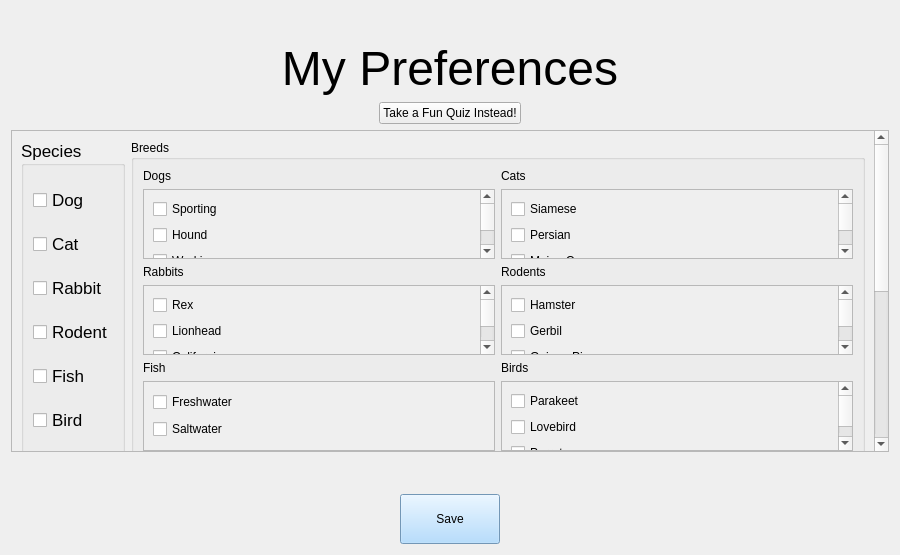
<?xml version="1.0" encoding="UTF-8"?>
<ui version="4.0">
 <class>PreferencesForm</class>
 <widget class="QWidget" name="PreferencesForm">
  <property name="geometry">
   <rect>
    <x>0</x>
    <y>0</y>
    <width>900</width>
    <height>555</height>
   </rect>
  </property>
  <property name="minimumSize">
   <size>
    <width>900</width>
    <height>555</height>
   </size>
  </property>
  <property name="windowTitle">
   <string>Form</string>
  </property>
  <layout class="QVBoxLayout" name="verticalLayout_16">
   <item>
    <widget class="QLabel" name="unsavedChangesLabel">
     <property name="font">
      <font>
       <pointsize>16</pointsize>
      </font>
     </property>
     <property name="styleSheet">
      <string notr="true">color:red;</string>
     </property>
     <property name="text">
      <string/>
     </property>
     <property name="alignment">
      <set>Qt::AlignCenter</set>
     </property>
    </widget>
   </item>
   <item>
    <widget class="QLabel" name="label">
     <property name="font">
      <font>
       <pointsize>36</pointsize>
      </font>
     </property>
     <property name="text">
      <string>My Preferences</string>
     </property>
     <property name="alignment">
      <set>Qt::AlignCenter</set>
     </property>
    </widget>
   </item>
   <item>
    <layout class="QHBoxLayout" name="horizontalLayout">
     <item>
      <spacer name="horizontalSpacer">
       <property name="orientation">
        <enum>Qt::Horizontal</enum>
       </property>
       <property name="sizeHint" stdset="0">
        <size>
         <width>40</width>
         <height>20</height>
        </size>
       </property>
      </spacer>
     </item>
     <item>
      <widget class="QPushButton" name="pushButton">
       <property name="text">
        <string>Take a Fun Quiz Instead!</string>
       </property>
      </widget>
     </item>
     <item>
      <spacer name="horizontalSpacer_2">
       <property name="orientation">
        <enum>Qt::Horizontal</enum>
       </property>
       <property name="sizeHint" stdset="0">
        <size>
         <width>40</width>
         <height>20</height>
        </size>
       </property>
      </spacer>
     </item>
    </layout>
   </item>
   <item>
    <widget class="QScrollArea" name="scrollArea">
     <property name="widgetResizable">
      <bool>true</bool>
     </property>
     <widget class="QWidget" name="scrollAreaWidgetContents">
      <property name="geometry">
       <rect>
        <x>0</x>
        <y>0</y>
        <width>859</width>
        <height>660</height>
       </rect>
      </property>
      <layout class="QVBoxLayout" name="verticalLayout_46">
       <item>
        <layout class="QHBoxLayout" name="horizontalLayout_4">
         <item>
          <widget class="QGroupBox" name="species_2">
           <property name="palette">
            <palette>
             <active>
              <colorrole role="WindowText">
               <brush brushstyle="SolidPattern">
                <color alpha="255">
                 <red>0</red>
                 <green>0</green>
                 <blue>0</blue>
                </color>
               </brush>
              </colorrole>
              <colorrole role="Button">
               <brush brushstyle="SolidPattern">
                <color alpha="255">
                 <red>236</red>
                 <green>236</green>
                 <blue>236</blue>
                </color>
               </brush>
              </colorrole>
              <colorrole role="Light">
               <brush brushstyle="SolidPattern">
                <color alpha="255">
                 <red>255</red>
                 <green>255</green>
                 <blue>255</blue>
                </color>
               </brush>
              </colorrole>
              <colorrole role="Midlight">
               <brush brushstyle="SolidPattern">
                <color alpha="255">
                 <red>245</red>
                 <green>245</green>
                 <blue>245</blue>
                </color>
               </brush>
              </colorrole>
              <colorrole role="Dark">
               <brush brushstyle="SolidPattern">
                <color alpha="255">
                 <red>118</red>
                 <green>118</green>
                 <blue>118</blue>
                </color>
               </brush>
              </colorrole>
              <colorrole role="Mid">
               <brush brushstyle="SolidPattern">
                <color alpha="255">
                 <red>157</red>
                 <green>157</green>
                 <blue>157</blue>
                </color>
               </brush>
              </colorrole>
              <colorrole role="Text">
               <brush brushstyle="SolidPattern">
                <color alpha="255">
                 <red>0</red>
                 <green>0</green>
                 <blue>0</blue>
                </color>
               </brush>
              </colorrole>
              <colorrole role="BrightText">
               <brush brushstyle="SolidPattern">
                <color alpha="255">
                 <red>255</red>
                 <green>255</green>
                 <blue>255</blue>
                </color>
               </brush>
              </colorrole>
              <colorrole role="ButtonText">
               <brush brushstyle="SolidPattern">
                <color alpha="255">
                 <red>0</red>
                 <green>0</green>
                 <blue>0</blue>
                </color>
               </brush>
              </colorrole>
              <colorrole role="Base">
               <brush brushstyle="SolidPattern">
                <color alpha="255">
                 <red>255</red>
                 <green>255</green>
                 <blue>255</blue>
                </color>
               </brush>
              </colorrole>
              <colorrole role="Window">
               <brush brushstyle="SolidPattern">
                <color alpha="255">
                 <red>236</red>
                 <green>236</green>
                 <blue>236</blue>
                </color>
               </brush>
              </colorrole>
              <colorrole role="Shadow">
               <brush brushstyle="SolidPattern">
                <color alpha="255">
                 <red>0</red>
                 <green>0</green>
                 <blue>0</blue>
                </color>
               </brush>
              </colorrole>
              <colorrole role="AlternateBase">
               <brush brushstyle="SolidPattern">
                <color alpha="255">
                 <red>245</red>
                 <green>245</green>
                 <blue>245</blue>
                </color>
               </brush>
              </colorrole>
              <colorrole role="ToolTipBase">
               <brush brushstyle="SolidPattern">
                <color alpha="255">
                 <red>255</red>
                 <green>255</green>
                 <blue>220</blue>
                </color>
               </brush>
              </colorrole>
              <colorrole role="ToolTipText">
               <brush brushstyle="SolidPattern">
                <color alpha="255">
                 <red>0</red>
                 <green>0</green>
                 <blue>0</blue>
                </color>
               </brush>
              </colorrole>
              <colorrole role="PlaceholderText">
               <brush brushstyle="SolidPattern">
                <color alpha="128">
                 <red>0</red>
                 <green>0</green>
                 <blue>0</blue>
                </color>
               </brush>
              </colorrole>
             </active>
             <inactive>
              <colorrole role="WindowText">
               <brush brushstyle="SolidPattern">
                <color alpha="255">
                 <red>0</red>
                 <green>0</green>
                 <blue>0</blue>
                </color>
               </brush>
              </colorrole>
              <colorrole role="Button">
               <brush brushstyle="SolidPattern">
                <color alpha="255">
                 <red>236</red>
                 <green>236</green>
                 <blue>236</blue>
                </color>
               </brush>
              </colorrole>
              <colorrole role="Light">
               <brush brushstyle="SolidPattern">
                <color alpha="255">
                 <red>255</red>
                 <green>255</green>
                 <blue>255</blue>
                </color>
               </brush>
              </colorrole>
              <colorrole role="Midlight">
               <brush brushstyle="SolidPattern">
                <color alpha="255">
                 <red>245</red>
                 <green>245</green>
                 <blue>245</blue>
                </color>
               </brush>
              </colorrole>
              <colorrole role="Dark">
               <brush brushstyle="SolidPattern">
                <color alpha="255">
                 <red>118</red>
                 <green>118</green>
                 <blue>118</blue>
                </color>
               </brush>
              </colorrole>
              <colorrole role="Mid">
               <brush brushstyle="SolidPattern">
                <color alpha="255">
                 <red>157</red>
                 <green>157</green>
                 <blue>157</blue>
                </color>
               </brush>
              </colorrole>
              <colorrole role="Text">
               <brush brushstyle="SolidPattern">
                <color alpha="255">
                 <red>0</red>
                 <green>0</green>
                 <blue>0</blue>
                </color>
               </brush>
              </colorrole>
              <colorrole role="BrightText">
               <brush brushstyle="SolidPattern">
                <color alpha="255">
                 <red>255</red>
                 <green>255</green>
                 <blue>255</blue>
                </color>
               </brush>
              </colorrole>
              <colorrole role="ButtonText">
               <brush brushstyle="SolidPattern">
                <color alpha="255">
                 <red>0</red>
                 <green>0</green>
                 <blue>0</blue>
                </color>
               </brush>
              </colorrole>
              <colorrole role="Base">
               <brush brushstyle="SolidPattern">
                <color alpha="255">
                 <red>255</red>
                 <green>255</green>
                 <blue>255</blue>
                </color>
               </brush>
              </colorrole>
              <colorrole role="Window">
               <brush brushstyle="SolidPattern">
                <color alpha="255">
                 <red>236</red>
                 <green>236</green>
                 <blue>236</blue>
                </color>
               </brush>
              </colorrole>
              <colorrole role="Shadow">
               <brush brushstyle="SolidPattern">
                <color alpha="255">
                 <red>0</red>
                 <green>0</green>
                 <blue>0</blue>
                </color>
               </brush>
              </colorrole>
              <colorrole role="AlternateBase">
               <brush brushstyle="SolidPattern">
                <color alpha="255">
                 <red>245</red>
                 <green>245</green>
                 <blue>245</blue>
                </color>
               </brush>
              </colorrole>
              <colorrole role="ToolTipBase">
               <brush brushstyle="SolidPattern">
                <color alpha="255">
                 <red>255</red>
                 <green>255</green>
                 <blue>220</blue>
                </color>
               </brush>
              </colorrole>
              <colorrole role="ToolTipText">
               <brush brushstyle="SolidPattern">
                <color alpha="255">
                 <red>0</red>
                 <green>0</green>
                 <blue>0</blue>
                </color>
               </brush>
              </colorrole>
              <colorrole role="PlaceholderText">
               <brush brushstyle="SolidPattern">
                <color alpha="128">
                 <red>0</red>
                 <green>0</green>
                 <blue>0</blue>
                </color>
               </brush>
              </colorrole>
             </inactive>
             <disabled>
              <colorrole role="WindowText">
               <brush brushstyle="SolidPattern">
                <color alpha="255">
                 <red>118</red>
                 <green>118</green>
                 <blue>118</blue>
                </color>
               </brush>
              </colorrole>
              <colorrole role="Button">
               <brush brushstyle="SolidPattern">
                <color alpha="255">
                 <red>236</red>
                 <green>236</green>
                 <blue>236</blue>
                </color>
               </brush>
              </colorrole>
              <colorrole role="Light">
               <brush brushstyle="SolidPattern">
                <color alpha="255">
                 <red>255</red>
                 <green>255</green>
                 <blue>255</blue>
                </color>
               </brush>
              </colorrole>
              <colorrole role="Midlight">
               <brush brushstyle="SolidPattern">
                <color alpha="255">
                 <red>245</red>
                 <green>245</green>
                 <blue>245</blue>
                </color>
               </brush>
              </colorrole>
              <colorrole role="Dark">
               <brush brushstyle="SolidPattern">
                <color alpha="255">
                 <red>118</red>
                 <green>118</green>
                 <blue>118</blue>
                </color>
               </brush>
              </colorrole>
              <colorrole role="Mid">
               <brush brushstyle="SolidPattern">
                <color alpha="255">
                 <red>157</red>
                 <green>157</green>
                 <blue>157</blue>
                </color>
               </brush>
              </colorrole>
              <colorrole role="Text">
               <brush brushstyle="SolidPattern">
                <color alpha="255">
                 <red>118</red>
                 <green>118</green>
                 <blue>118</blue>
                </color>
               </brush>
              </colorrole>
              <colorrole role="BrightText">
               <brush brushstyle="SolidPattern">
                <color alpha="255">
                 <red>255</red>
                 <green>255</green>
                 <blue>255</blue>
                </color>
               </brush>
              </colorrole>
              <colorrole role="ButtonText">
               <brush brushstyle="SolidPattern">
                <color alpha="255">
                 <red>118</red>
                 <green>118</green>
                 <blue>118</blue>
                </color>
               </brush>
              </colorrole>
              <colorrole role="Base">
               <brush brushstyle="SolidPattern">
                <color alpha="255">
                 <red>236</red>
                 <green>236</green>
                 <blue>236</blue>
                </color>
               </brush>
              </colorrole>
              <colorrole role="Window">
               <brush brushstyle="SolidPattern">
                <color alpha="255">
                 <red>236</red>
                 <green>236</green>
                 <blue>236</blue>
                </color>
               </brush>
              </colorrole>
              <colorrole role="Shadow">
               <brush brushstyle="SolidPattern">
                <color alpha="255">
                 <red>0</red>
                 <green>0</green>
                 <blue>0</blue>
                </color>
               </brush>
              </colorrole>
              <colorrole role="AlternateBase">
               <brush brushstyle="SolidPattern">
                <color alpha="255">
                 <red>236</red>
                 <green>236</green>
                 <blue>236</blue>
                </color>
               </brush>
              </colorrole>
              <colorrole role="ToolTipBase">
               <brush brushstyle="SolidPattern">
                <color alpha="255">
                 <red>255</red>
                 <green>255</green>
                 <blue>220</blue>
                </color>
               </brush>
              </colorrole>
              <colorrole role="ToolTipText">
               <brush brushstyle="SolidPattern">
                <color alpha="255">
                 <red>0</red>
                 <green>0</green>
                 <blue>0</blue>
                </color>
               </brush>
              </colorrole>
              <colorrole role="PlaceholderText">
               <brush brushstyle="SolidPattern">
                <color alpha="128">
                 <red>0</red>
                 <green>0</green>
                 <blue>0</blue>
                </color>
               </brush>
              </colorrole>
             </disabled>
            </palette>
           </property>
           <property name="font">
            <font>
             <pointsize>13</pointsize>
            </font>
           </property>
           <property name="title">
            <string>Species</string>
           </property>
           <layout class="QVBoxLayout" name="verticalLayout_17">
            <item>
             <widget class="QCheckBox" name="dogCheckBox">
              <property name="text">
               <string>Dog</string>
              </property>
             </widget>
            </item>
            <item>
             <widget class="QCheckBox" name="catCheckBox">
              <property name="text">
               <string>Cat</string>
              </property>
             </widget>
            </item>
            <item>
             <widget class="QCheckBox" name="rabbitCheckBox">
              <property name="text">
               <string>Rabbit</string>
              </property>
             </widget>
            </item>
            <item>
             <widget class="QCheckBox" name="rodentCheckBox">
              <property name="text">
               <string>Rodent</string>
              </property>
             </widget>
            </item>
            <item>
             <widget class="QCheckBox" name="fishCheckBox">
              <property name="text">
               <string>Fish</string>
              </property>
             </widget>
            </item>
            <item>
             <widget class="QCheckBox" name="birdCheckBox">
              <property name="text">
               <string>Bird</string>
              </property>
             </widget>
            </item>
           </layout>
          </widget>
         </item>
         <item>
          <widget class="QGroupBox" name="groupBox_2">
           <property name="title">
            <string>Breeds</string>
           </property>
           <layout class="QVBoxLayout" name="verticalLayout_26">
            <item>
             <layout class="QHBoxLayout" name="horizontalLayout_8">
              <item>
               <layout class="QVBoxLayout" name="verticalLayout_18">
                <item>
                 <widget class="QLabel" name="label_8">
                  <property name="text">
                   <string>Dogs</string>
                  </property>
                 </widget>
                </item>
                <item>
                 <widget class="QScrollArea" name="dogBreeds">
                  <property name="widgetResizable">
                   <bool>true</bool>
                  </property>
                  <widget class="QWidget" name="scrollAreaWidgetContents_10">
                   <property name="geometry">
                    <rect>
                     <x>0</x>
                     <y>0</y>
                     <width>325</width>
                     <height>163</height>
                    </rect>
                   </property>
                   <layout class="QVBoxLayout" name="verticalLayout_27">
                    <item>
                     <widget class="QCheckBox" name="sporting">
                      <property name="text">
                       <string>Sporting</string>
                      </property>
                     </widget>
                    </item>
                    <item>
                     <widget class="QCheckBox" name="hound">
                      <property name="text">
                       <string>Hound</string>
                      </property>
                     </widget>
                    </item>
                    <item>
                     <widget class="QCheckBox" name="working">
                      <property name="text">
                       <string>Working</string>
                      </property>
                     </widget>
                    </item>
                    <item>
                     <widget class="QCheckBox" name="terrier">
                      <property name="text">
                       <string>Terrier</string>
                      </property>
                     </widget>
                    </item>
                    <item>
                     <widget class="QCheckBox" name="toy">
                      <property name="text">
                       <string>Toy</string>
                      </property>
                     </widget>
                    </item>
                    <item>
                     <widget class="QCheckBox" name="nonsporting">
                      <property name="text">
                       <string>Non-sporting</string>
                      </property>
                     </widget>
                    </item>
                    <item>
                     <widget class="QCheckBox" name="herding">
                      <property name="text">
                       <string>Herding</string>
                      </property>
                     </widget>
                    </item>
                   </layout>
                  </widget>
                 </widget>
                </item>
               </layout>
              </item>
              <item>
               <layout class="QVBoxLayout" name="verticalLayout_28">
                <item>
                 <widget class="QLabel" name="label_9">
                  <property name="text">
                   <string>Cats</string>
                  </property>
                 </widget>
                </item>
                <item>
                 <widget class="QScrollArea" name="catBreeds">
                  <property name="widgetResizable">
                   <bool>true</bool>
                  </property>
                  <widget class="QWidget" name="scrollAreaWidgetContents_11">
                   <property name="geometry">
                    <rect>
                     <x>0</x>
                     <y>0</y>
                     <width>324</width>
                     <height>100</height>
                    </rect>
                   </property>
                   <layout class="QVBoxLayout" name="verticalLayout_29">
                    <item>
                     <widget class="QCheckBox" name="siamese">
                      <property name="text">
                       <string>Siamese</string>
                      </property>
                     </widget>
                    </item>
                    <item>
                     <widget class="QCheckBox" name="persian">
                      <property name="text">
                       <string>Persian</string>
                      </property>
                     </widget>
                    </item>
                    <item>
                     <widget class="QCheckBox" name="maineCoon">
                      <property name="text">
                       <string>Maine Coon</string>
                      </property>
                     </widget>
                    </item>
                    <item>
                     <widget class="QCheckBox" name="ragdoll">
                      <property name="text">
                       <string>Ragdoll</string>
                      </property>
                     </widget>
                    </item>
                   </layout>
                  </widget>
                 </widget>
                </item>
               </layout>
              </item>
             </layout>
            </item>
            <item>
             <layout class="QHBoxLayout" name="horizontalLayout_9">
              <item>
               <layout class="QVBoxLayout" name="verticalLayout_30">
                <item>
                 <widget class="QLabel" name="label_10">
                  <property name="text">
                   <string>Rabbits</string>
                  </property>
                 </widget>
                </item>
                <item>
                 <widget class="QScrollArea" name="rabbitBreeds">
                  <property name="widgetResizable">
                   <bool>true</bool>
                  </property>
                  <widget class="QWidget" name="scrollAreaWidgetContents_12">
                   <property name="geometry">
                    <rect>
                     <x>0</x>
                     <y>0</y>
                     <width>325</width>
                     <height>121</height>
                    </rect>
                   </property>
                   <layout class="QVBoxLayout" name="verticalLayout_31">
                    <item>
                     <widget class="QCheckBox" name="rex">
                      <property name="text">
                       <string>Rex</string>
                      </property>
                     </widget>
                    </item>
                    <item>
                     <widget class="QCheckBox" name="lionhead">
                      <property name="text">
                       <string>Lionhead</string>
                      </property>
                     </widget>
                    </item>
                    <item>
                     <widget class="QCheckBox" name="californian">
                      <property name="text">
                       <string>Californian</string>
                      </property>
                     </widget>
                    </item>
                    <item>
                     <widget class="QCheckBox" name="angora">
                      <property name="text">
                       <string>Angora</string>
                      </property>
                     </widget>
                    </item>
                    <item>
                     <widget class="QCheckBox" name="silverFox">
                      <property name="text">
                       <string>Silver Fox</string>
                      </property>
                     </widget>
                    </item>
                   </layout>
                  </widget>
                 </widget>
                </item>
               </layout>
              </item>
              <item>
               <layout class="QVBoxLayout" name="verticalLayout_32">
                <item>
                 <widget class="QLabel" name="label_11">
                  <property name="text">
                   <string>Rodents</string>
                  </property>
                 </widget>
                </item>
                <item>
                 <widget class="QScrollArea" name="rodentBreeds">
                  <property name="widgetResizable">
                   <bool>true</bool>
                  </property>
                  <widget class="QWidget" name="scrollAreaWidgetContents_13">
                   <property name="geometry">
                    <rect>
                     <x>0</x>
                     <y>-52</y>
                     <width>324</width>
                     <height>121</height>
                    </rect>
                   </property>
                   <layout class="QVBoxLayout" name="verticalLayout_33">
                    <item>
                     <widget class="QCheckBox" name="hamster">
                      <property name="text">
                       <string>Hamster</string>
                      </property>
                     </widget>
                    </item>
                    <item>
                     <widget class="QCheckBox" name="gerbil">
                      <property name="text">
                       <string>Gerbil</string>
                      </property>
                     </widget>
                    </item>
                    <item>
                     <widget class="QCheckBox" name="guineaPig">
                      <property name="text">
                       <string>Guinea Pig</string>
                      </property>
                     </widget>
                    </item>
                    <item>
                     <widget class="QCheckBox" name="mouse">
                      <property name="text">
                       <string>Mouse</string>
                      </property>
                     </widget>
                    </item>
                    <item>
                     <widget class="QCheckBox" name="rat">
                      <property name="text">
                       <string>Rat</string>
                      </property>
                     </widget>
                    </item>
                   </layout>
                  </widget>
                 </widget>
                </item>
               </layout>
              </item>
             </layout>
            </item>
            <item>
             <layout class="QHBoxLayout" name="horizontalLayout_10">
              <item>
               <layout class="QVBoxLayout" name="verticalLayout_34">
                <item>
                 <widget class="QLabel" name="label_12">
                  <property name="text">
                   <string>Fish</string>
                  </property>
                 </widget>
                </item>
                <item>
                 <widget class="QScrollArea" name="fishBreeds">
                  <property name="widgetResizable">
                   <bool>true</bool>
                  </property>
                  <widget class="QWidget" name="scrollAreaWidgetContents_14">
                   <property name="geometry">
                    <rect>
                     <x>0</x>
                     <y>0</y>
                     <width>340</width>
                     <height>69</height>
                    </rect>
                   </property>
                   <layout class="QVBoxLayout" name="verticalLayout_35">
                    <item>
                     <widget class="QCheckBox" name="freshwater">
                      <property name="text">
                       <string>Freshwater</string>
                      </property>
                     </widget>
                    </item>
                    <item>
                     <widget class="QCheckBox" name="saltwater">
                      <property name="text">
                       <string>Saltwater</string>
                      </property>
                     </widget>
                    </item>
                   </layout>
                  </widget>
                 </widget>
                </item>
               </layout>
              </item>
              <item>
               <layout class="QVBoxLayout" name="verticalLayout_36">
                <item>
                 <widget class="QLabel" name="label_13">
                  <property name="text">
                   <string>Birds</string>
                  </property>
                 </widget>
                </item>
                <item>
                 <widget class="QScrollArea" name="birdBreeds">
                  <property name="widgetResizable">
                   <bool>true</bool>
                  </property>
                  <widget class="QWidget" name="scrollAreaWidgetContents_15">
                   <property name="geometry">
                    <rect>
                     <x>0</x>
                     <y>0</y>
                     <width>324</width>
                     <height>79</height>
                    </rect>
                   </property>
                   <layout class="QVBoxLayout" name="verticalLayout_37">
                    <item>
                     <widget class="QCheckBox" name="parakeet">
                      <property name="text">
                       <string>Parakeet</string>
                      </property>
                     </widget>
                    </item>
                    <item>
                     <widget class="QCheckBox" name="lovebird">
                      <property name="text">
                       <string>Lovebird</string>
                      </property>
                     </widget>
                    </item>
                    <item>
                     <widget class="QCheckBox" name="parrot">
                      <property name="text">
                       <string>Parrot</string>
                      </property>
                     </widget>
                    </item>
                   </layout>
                  </widget>
                 </widget>
                </item>
               </layout>
              </item>
             </layout>
            </item>
           </layout>
          </widget>
         </item>
        </layout>
       </item>
       <item>
        <layout class="QHBoxLayout" name="horizontalLayout_12">
         <item>
          <widget class="QGroupBox" name="size">
           <property name="title">
            <string>Size</string>
           </property>
           <layout class="QVBoxLayout" name="verticalLayout_45">
            <item>
             <widget class="QCheckBox" name="smallCheckBox">
              <property name="text">
               <string>Small</string>
              </property>
             </widget>
            </item>
            <item>
             <widget class="QCheckBox" name="mediumCheckBox">
              <property name="text">
               <string>Medium</string>
              </property>
             </widget>
            </item>
            <item>
             <widget class="QCheckBox" name="largeCheckBox">
              <property name="text">
               <string>Large</string>
              </property>
             </widget>
            </item>
           </layout>
          </widget>
         </item>
         <item>
          <widget class="QGroupBox" name="age">
           <property name="title">
            <string>Age</string>
           </property>
           <layout class="QVBoxLayout" name="verticalLayout_44">
            <item>
             <widget class="QCheckBox" name="youngCheckBox">
              <property name="text">
               <string>Young</string>
              </property>
             </widget>
            </item>
            <item>
             <widget class="QCheckBox" name="adultCheckBox">
              <property name="text">
               <string>Adult</string>
              </property>
             </widget>
            </item>
            <item>
             <widget class="QCheckBox" name="seniorCheckBox">
              <property name="text">
               <string>Senior</string>
              </property>
             </widget>
            </item>
           </layout>
          </widget>
         </item>
         <item>
          <widget class="QGroupBox" name="gender">
           <property name="title">
            <string>Gender</string>
           </property>
           <layout class="QVBoxLayout" name="verticalLayout_43">
            <item>
             <widget class="QCheckBox" name="maleCheckBox">
              <property name="text">
               <string>Male</string>
              </property>
             </widget>
            </item>
            <item>
             <widget class="QCheckBox" name="femaleCheckBox">
              <property name="text">
               <string>Female</string>
              </property>
             </widget>
            </item>
           </layout>
          </widget>
         </item>
        </layout>
       </item>
       <item>
        <layout class="QHBoxLayout" name="horizontalLayout_11">
         <item>
          <widget class="QGroupBox" name="goodWith">
           <property name="title">
            <string>Good With</string>
           </property>
           <layout class="QVBoxLayout" name="verticalLayout_41">
            <item>
             <widget class="QCheckBox" name="kidsCheckBox">
              <property name="text">
               <string>Kids</string>
              </property>
             </widget>
            </item>
            <item>
             <widget class="QCheckBox" name="animalsCheckBox">
              <property name="text">
               <string>Animals</string>
              </property>
             </widget>
            </item>
           </layout>
          </widget>
         </item>
         <item>
          <widget class="QGroupBox" name="temperament">
           <property name="title">
            <string>Temperament</string>
           </property>
           <layout class="QVBoxLayout" name="verticalLayout_38">
            <item>
             <widget class="QCheckBox" name="happyCheckBox">
              <property name="text">
               <string>Happy</string>
              </property>
             </widget>
            </item>
            <item>
             <widget class="QCheckBox" name="friendlyCheckBox">
              <property name="text">
               <string>Friendly</string>
              </property>
             </widget>
            </item>
            <item>
             <widget class="QCheckBox" name="introvertedCheckBox">
              <property name="font">
               <font>
                <pointsize>13</pointsize>
               </font>
              </property>
              <property name="text">
               <string>Introverted</string>
              </property>
             </widget>
            </item>
            <item>
             <widget class="QCheckBox" name="activeCheckBox">
              <property name="text">
               <string>Active</string>
              </property>
             </widget>
            </item>
            <item>
             <widget class="QCheckBox" name="vigilantCheckBox">
              <property name="text">
               <string>Vigilant</string>
              </property>
             </widget>
            </item>
           </layout>
          </widget>
         </item>
         <item>
          <widget class="QGroupBox" name="shelter">
           <property name="title">
            <string>Shelter</string>
           </property>
           <layout class="QVBoxLayout" name="verticalLayout_40">
            <item>
             <widget class="QCheckBox" name="bestFriendsCheckBox">
              <property name="text">
               <string>Best Friends</string>
              </property>
             </widget>
            </item>
            <item>
             <widget class="QCheckBox" name="humaneSocietyCheckBox">
              <property name="text">
               <string>Humane Society</string>
              </property>
             </widget>
            </item>
            <item>
             <widget class="QCheckBox" name="animalWelfareLeagueCheckBox">
              <property name="font">
               <font>
                <pointsize>13</pointsize>
               </font>
              </property>
              <property name="text">
               <string>Animal Welfare League</string>
              </property>
             </widget>
            </item>
           </layout>
          </widget>
         </item>
        </layout>
       </item>
      </layout>
     </widget>
    </widget>
   </item>
   <item>
    <widget class="QLabel" name="savedLabel">
     <property name="minimumSize">
      <size>
       <width>0</width>
       <height>30</height>
      </size>
     </property>
     <property name="font">
      <font>
       <pointsize>16</pointsize>
      </font>
     </property>
     <property name="text">
      <string/>
     </property>
     <property name="alignment">
      <set>Qt::AlignCenter</set>
     </property>
    </widget>
   </item>
   <item>
    <layout class="QHBoxLayout" name="horizontalLayout_3">
     <item>
      <spacer name="horizontalSpacer_3">
       <property name="orientation">
        <enum>Qt::Horizontal</enum>
       </property>
       <property name="sizeHint" stdset="0">
        <size>
         <width>40</width>
         <height>20</height>
        </size>
       </property>
      </spacer>
     </item>
     <item>
      <widget class="QPushButton" name="saveButton">
       <property name="minimumSize">
        <size>
         <width>100</width>
         <height>50</height>
        </size>
       </property>
       <property name="styleSheet">
        <string notr="true">background-color: rgb(161, 212, 255)</string>
       </property>
       <property name="text">
        <string>Save</string>
       </property>
      </widget>
     </item>
     <item>
      <spacer name="horizontalSpacer_4">
       <property name="orientation">
        <enum>Qt::Horizontal</enum>
       </property>
       <property name="sizeHint" stdset="0">
        <size>
         <width>40</width>
         <height>20</height>
        </size>
       </property>
      </spacer>
     </item>
    </layout>
   </item>
  </layout>
 </widget>
 <resources/>
 <connections/>
</ui>
